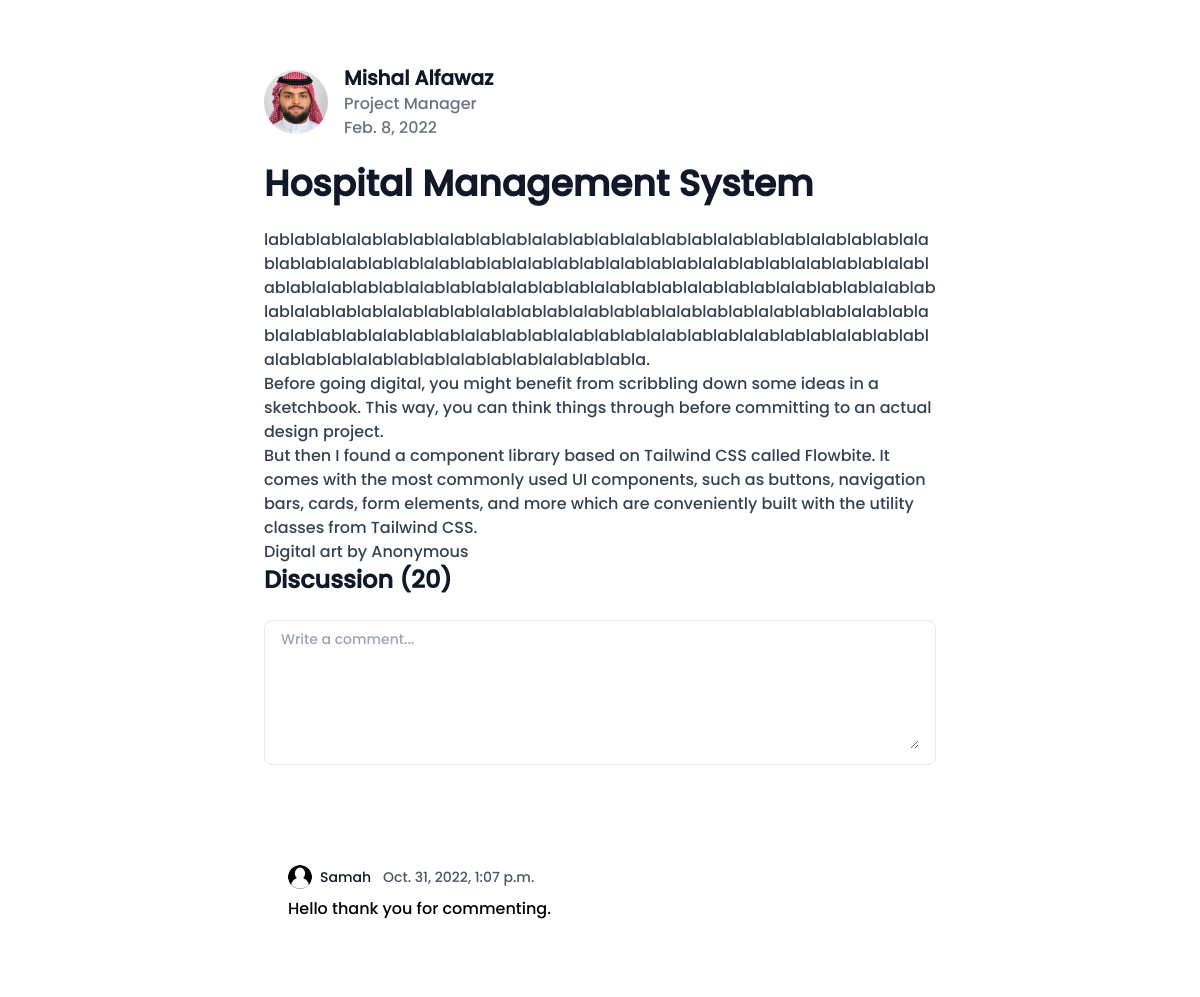
The app's page /HMS with its own data.
### tailwindapp/models.py (models this page shows, shortened)
class Project(models.Model):
    title = models.CharField(max_length=255, null=True)
    type = models.ManyToManyField(Category)
    slug = models.SlugField(null = True)
    image = models.ImageField(null = True,blank=True, upload_to="images/")
    body = models.TextField()
    author = models.ForeignKey(Info, on_delete=models.CASCADE)
    feature = models.ImageField(null = True,blank=True, upload_to="images/")
    released = models.DateTimeField(auto_now_add=True)
    class Meta:
        ordering = ['-released']

class Info (models.Model):
    title = models.CharField(max_length = 255)
    name = models.CharField(max_length = 255)
    position = models.CharField(max_length = 255)
    email = models.EmailField()
    phone = models.IntegerField()
    description = models.TextField(max_length = 500)
    image = models.ImageField(null = True,blank=True, upload_to="images/")
    cv = models.FileField(null = True)
    def __str__(self):
        return self.name

class CommentProject(models.Model):
    post = models.ForeignKey(Project, related_name='comments', on_delete=models.CASCADE)
    name = models.CharField(max_length=255)
    email = models.EmailField()
    body = models.TextField()
    date_added = models.DateTimeField(auto_now_add = True)
    class Meta:
        ordering = ['date_added']

### tailwindapp/views.py (the view, shortened to what this page needs)
# urls.py: path('<slug:slug>', views.getProjects, name='getProjects')
def getProjects(request, slug):
    projects = Project.objects.get(slug=slug)
    all_comments = CommentProject.objects.filter(
        post=projects.pk,
    )
    context = {'projects':projects,'all_comments': all_comments}
    return render(request, 'tailwindapp/projects.html', context)

### tailwindapp/templates/tailwindapp/projects.html (shortened to what this page needs)
{% extends 'base.html' %} {% block projects %}
{% load static %}
<main class="pt-8 pb-16 lg:pt-16 lg:pb-24">
    <div class="flex justify-between px-4 mx-auto max-w-screen-xl ">
        <article class=" bg-white p- mx-auto w-full max-w-2xl format format-sm sm:format-base lg:format-lg format-blue ">
            <header class="mb-4 lg:mb-6 not-format">
                <address class="flex items-center mb-6 not-italic">
                    <div class="inline-flex items-center mr-3 text-sm text-gray-900   ">
                        <img class="mr-4 w-16 h-16 rounded-full" src="{{projects.author.image}}" alt="Jese Leos">
                        <div>
                            <a href="#" rel="author" class="text-xl font-bold text-gray-900   ">{{projects.author}}</a>
                            <p class="text-base font-light text-gray-500    ">{{projects.author.position}}</p>
                            <p class="text-base font-light text-gray-500    "><time pubdate datetime="2022-02-08" title="February 8th, 2022">Feb. 8, 2022</time></p>
                        </div>
                    </div>
                </address>
                <h1 class="mb-4 text-3xl font-extrabold leading-tight text-gray-900 lg:mb-6 lg:text-4xl   ">{{projects.title}}</h1>
            </header>
            <div  class="break-words text-gray-700">
            <p>{{projects.body}}.</p>
            <p>Before going digital, you might benefit from scribbling down some ideas in a sketchbook. This way,
                you can think things through before committing to an actual design project.</p>
            <p>But then I found a <a href="https://flowbite.com">component library based on Tailwind CSS called
                    Flowbite</a>. It comes with the most commonly used UI components, such as buttons, navigation
                bars, cards, form elements, and more which are conveniently built with the utility classes from
                Tailwind CSS.</p>
            <figure><img src="https://flowbite.s3.amazonaws.com/typography-plugin/typography-image-1.png" alt="">
                <figcaption>Digital art by Anonymous</figcaption>
            </figure>
        </div>
            <section class="not-format">
                <div class="flex justify-between items-center mb-6">
                    <h2 class="text-lg lg:text-2xl font-bold text-gray-900   ">Discussion (20)</h2>
                </div>
                <form class="mb-6">
                    <div class="py-2 px-4 mb-4 bg-white rounded-lg rounded-t-lg border border-gray-200    ">
                        <textarea id="comment" rows="6"
                            class="px-0 w-full text-sm text-gray-900 border-0 focus:ring-0       "
                            placeholder="Write a comment..." required></textarea>
                    </div>
                    <button type="submit"
                        class="inline-flex items-center py-2.5 px-4 text-xs font-medium text-center text-white bg-primary-700 rounded-lg focus:ring-4 focus:ring-primary-200 hover:bg-primary-800">
                    </button>
                </form>
                {% for comment in all_comments %}
                <article class="p-6 mb-6 text-base bg-white rounded-lg  ">
                    <footer class="flex justify-between items-center mb-2">
                        <div class="flex items-center">
                            <p class="inline-flex items-center mr-3 text-sm text-gray-900   "><img
                                    class="mr-2 w-6 h-6 rounded-full"
                                    src="{% static 'images/avatar.png' %}"
                                    alt="Michael Gough">{{comment.name}}</p>
                            <p class="text-sm text-gray-600"><time pubdate datetime="2022-02-08"
                                    title="February 8th, 2022">{{comment.date_added}}</time></p>
                        </div>
                    </footer>
                    <p>{{comment.body}}.</p>
                </article>
                {% endfor %}
            </section>
        </article>
    </div>
</main>
{% endblock projects %}

### records on screen
Project: author.image (picture), author "Mishal Alfawaz", author.position "Project Manager", title "Hospital Management System", body "lablablablalablablablalablablablalablablablalablablablalablablablalablablablalablablablalablablablalablablablalablablablalablablablalablablablalablablablalablablablalablablablalablablablalablablablalablablablalablablablalablablablalablablablalablablablalablablablalablablablalablablablalablablablalablablablalablablablalablablablalablablablalablablablalablablablalablablablalablablablalablablablalablablablalablablablalablablablalablablabla"
CommentProject: name "Samah", date_added "Oct. 31, 2022, 1:07 p.m.", body "Hello thank you for commenting"
